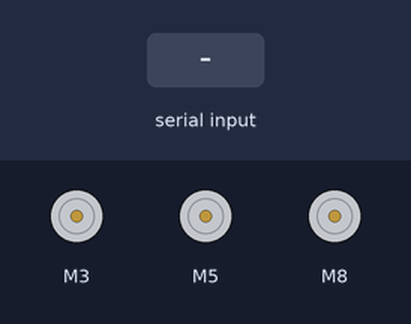
Bench run of a sketch on a simulated Arduino Uno, built with avr-gcc and run on an emulated ATmega328P. Shown: 3 × DC motor (green arrow = forward, orange = backward, longer = faster). The inputs (shaded band) are chosen by the test bench.

Above: at 1.2 s.
1.3 s: "W" received over Serial
At 1.8 s:
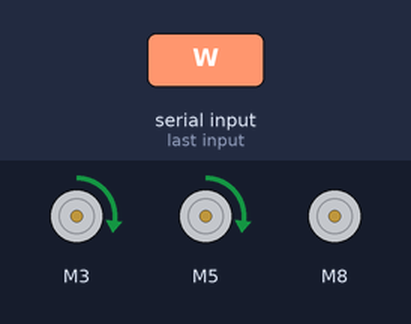
2.8 s: byte 65 ('A') received over Serial
At 4.0 s:
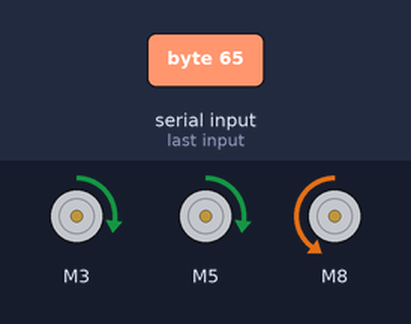
4.3 s: byte 68 ('D') received over Serial
At 5.3 s:
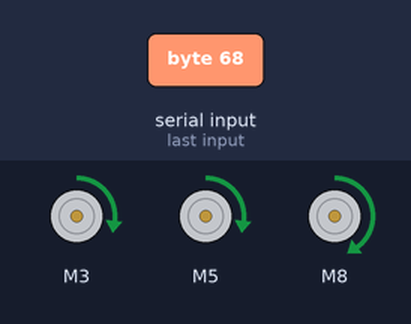
5.8 s: "X" received over Serial
At 6.4 s:
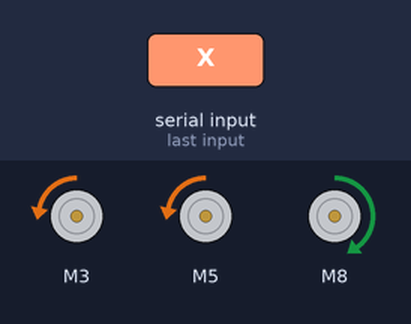
7.3 s: "S" received over Serial
At 8.5 s:
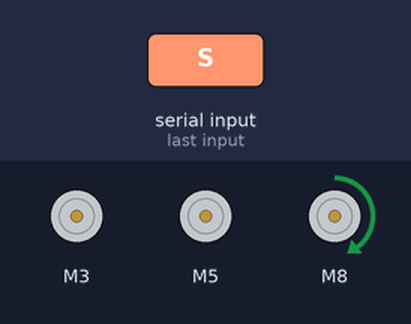
8.8 s: "F" received over Serial
At 9.9 s:
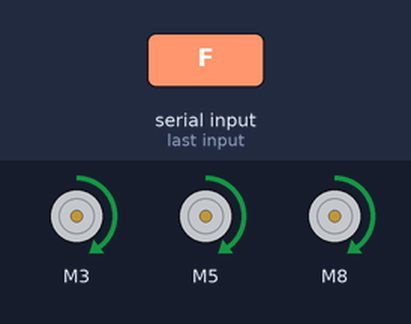
Timing chart, 0 to 11.3 s (numbered marks = the images above; inputs shaded):
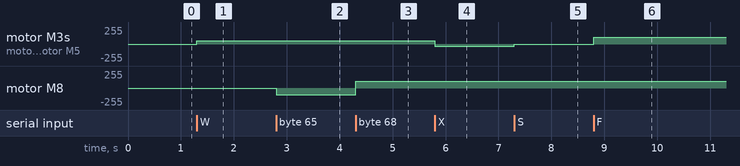

The sketch:

keybd.ino
```cpp
#include "CytronMotorDriver.h"

// 핀 설정
const int pwmPin_r = 3;
const int dirPin_r = 4;
const int pwmPin_l = 5;
const int dirPin_l = 6;
const int pwmPin_s = 8;
const int dirPin_s = 9;

CytronMD motor1(PWM_DIR, pwmPin_r, dirPin_r);
CytronMD motor2(PWM_DIR, pwmPin_l, dirPin_l);
CytronMD motor3(PWM_DIR, pwmPin_s, dirPin_s);

int speed = 0;  // 속도 변수 (전역)

void controlDriveMotor(char command) {
  if (command == 'W') {
    // 속도를 점진적으로 증가 (50씩 증가, 최대 255)
    speed += 50;
    if (speed > 255) {
      speed = 255;
    }
    motor1.setSpeed(speed);
    motor2.setSpeed(speed);
  } else {
    // 다른 이동 명령이 들어오면 속도 초기화
    speed = 0;

    if (command == 'X') {
      motor1.setSpeed(-30);
      motor2.setSpeed(-30);
    } else if (command == 'S') {
      motor1.setSpeed(0);
      motor2.setSpeed(0);
    } else if (command == 'F') {
      motor1.setSpeed(100);
      motor2.setSpeed(100);
    } else if (command == 'G') {
      motor1.setSpeed(100);
      motor2.setSpeed(100);
    } else if (command == 'H') {
      motor1.setSpeed(-30);
      motor2.setSpeed(-30);
    } else if (command == 'I') {
      motor1.setSpeed(-30);
      motor2.setSpeed(-30);
    } else if (command == 'B') {
      motor1.setSpeed(150);
      motor2.setSpeed(150);
    } else if (command == 'N') {
      motor1.setSpeed(150);
      motor2.setSpeed(150);
    } else if (command == 'M') {
      motor1.setSpeed(150);
      motor2.setSpeed(150);
    }
  }
}

void setup() {
  Serial.begin(9600);
}

void loop() {
  if (Serial.available() > 0) {
    char input = Serial.read();

    if (input == 'W' || input == 'F' || input == 'G' || input == 'S' || input == 'X' || input == 'B' || input == 'N' || input == 'M') {
      controlDriveMotor(input);
    } else if (input == 'A') {
      motor3.setSpeed(-100);
    } else if (input == 'D') {
      motor3.setSpeed(100);
    } else {
      motor3.setSpeed(0);
    }
  }
}
```

Measured:
- after the input at 1.3 s, motor M3, motor M5: stopped → forward 50/255 at once
- after the input at 2.8 s, motor M8: stopped → backward 100/255 at once
- after the input at 4.3 s, motor M8: backward 100/255 → forward 100/255 at once
- after the input at 5.8 s, motor M3, motor M5: forward 50/255 → backward 30/255 at once
- after the input at 7.3 s, motor M3, motor M5: backward 30/255 → stopped at once
- after the input at 8.8 s, motor M3, motor M5: stopped → forward 100/255 at once
